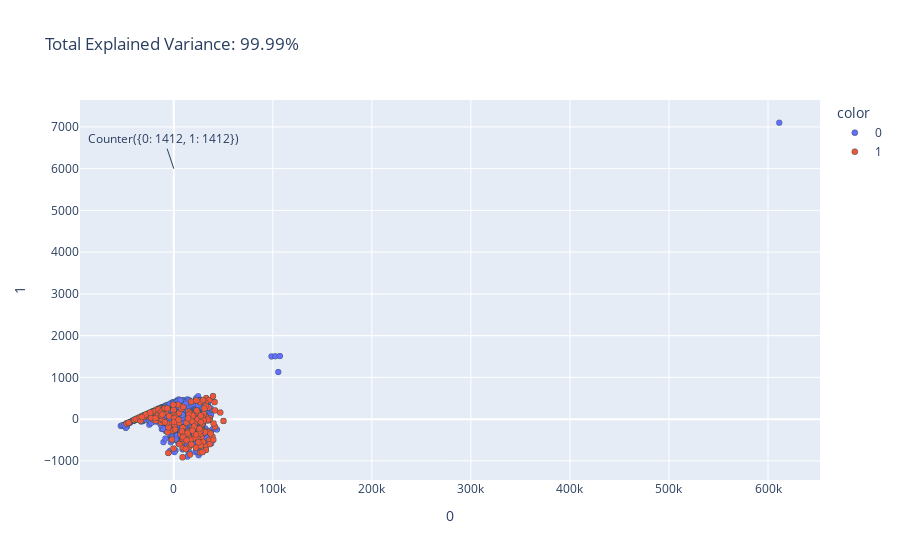

The cell this chart's notebook holds for it:
### Code cell
pca = PCA(n_components=2)
components = pca.fit_transform(X_ros)
total_var = pca.explained_variance_ratio_.sum() * 100
fig = px.scatter(components,
                 x=0,
                 y=1,
                 color=y_ros.astype(str),
                 title=f'Total Explained Variance: {total_var:.2f}%')
fig.update_traces(marker=dict(size=6,
                              line=dict(width=0.5, color='DarkSlateGrey')),
                  selector=dict(mode='markers'))
fig.add_annotation(x=0, y=6000, text=f'{Counter(y_ros)}')
fig.show()

### Figure 1 — Plotly figure (JSON) as saved in the notebook; plotly's stock layout.template omitted (floating-point values rounded to 4 significant figures; data arrays with more than 128 entries replaced by an {"elided": "..."} marker saying what was removed)
{"data": [{"hovertemplate": "color=0<br>0=%{x}<br>1=%{y}<extra></extra>", "legendgroup": "0", "marker": {"color": "#636efa", "line": {"color": "DarkSlateGrey", "width": 0.5}, "size": 6, "symbol": "circle"}, "mode": "markers", "name": "0", "showlegend": true, "type": "scattergl", "x": {"elided": "1412 float values"}, "xaxis": "x", "y": {"elided": "1412 float values"}, "yaxis": "y"}, {"hovertemplate": "color=1<br>0=%{x}<br>1=%{y}<extra></extra>", "legendgroup": "1", "marker": {"color": "#EF553B", "line": {"color": "DarkSlateGrey", "width": 0.5}, "size": 6, "symbol": "circle"}, "mode": "markers", "name": "1", "showlegend": true, "type": "scattergl", "x": {"elided": "1412 float values"}, "xaxis": "x", "y": {"elided": "1412 float values"}, "yaxis": "y"}], "layout": {"annotations": [{"text": "Counter({0: 1412, 1: 1412})", "x": 0, "y": 6000}], "legend": {"title": {"text": "color"}, "tracegroupgap": 0}, "title": {"text": "Total Explained Variance: 99.99%"}, "xaxis": {"anchor": "y", "domain": [0, 1], "title": {"text": "0"}}, "yaxis": {"anchor": "x", "domain": [0, 1], "title": {"text": "1"}}}}
